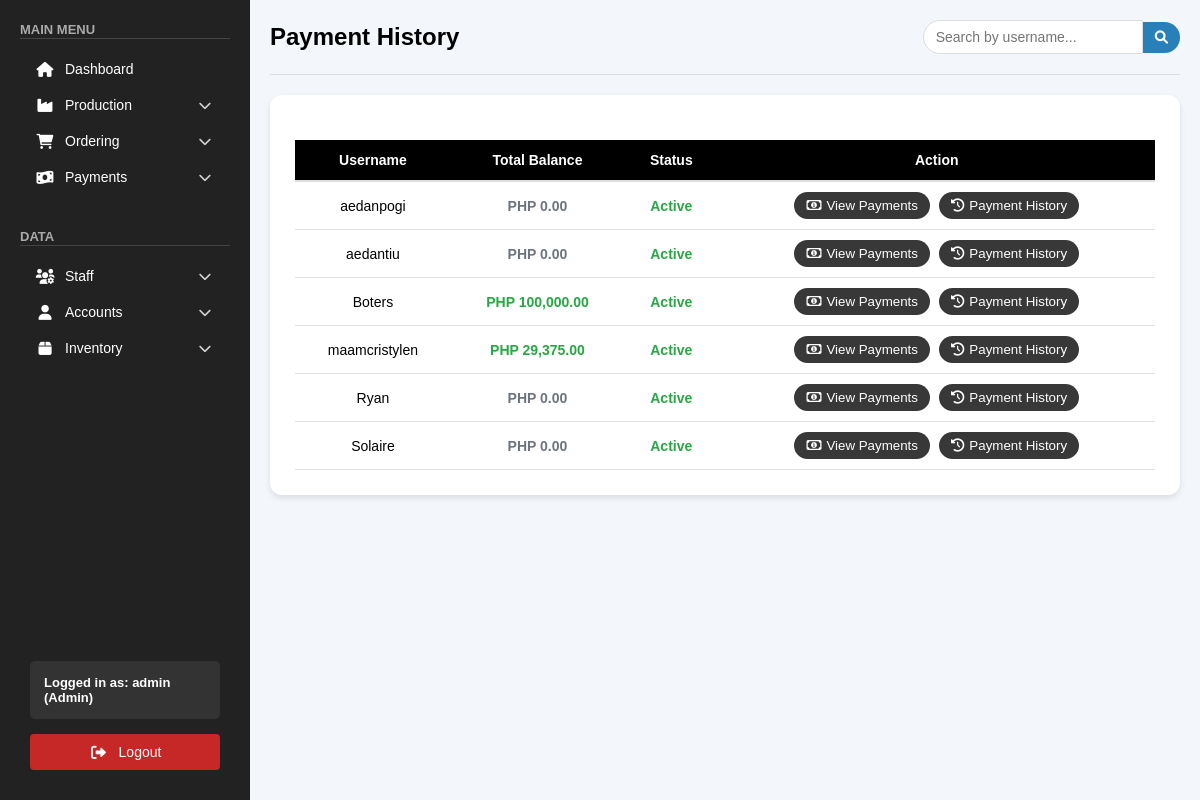
The app's page /public/pages/payment_history.php (signed in), older data.
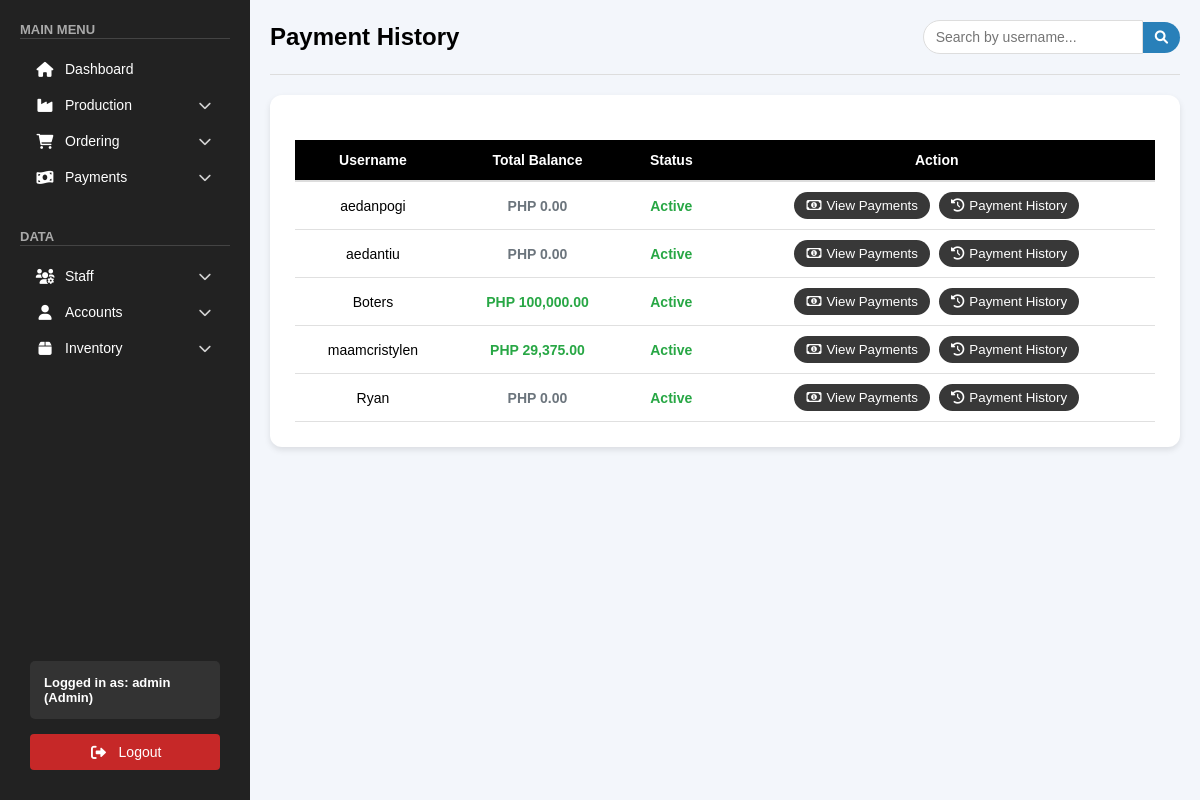
The same page, newer data.
### tables this page shows
CREATE TABLE `clients_accounts` (
  `id` int(11) NOT NULL,
  `username` varchar(255) NOT NULL,
  `password` varchar(255) NOT NULL,
  `email` varchar(255) NOT NULL,
  `phone` varchar(50) DEFAULT NULL,
  `region` varchar(100) DEFAULT NULL,
  `city` varchar(100) DEFAULT NULL,
  `company` varchar(255) DEFAULT NULL,
  `company_address` varchar(255) DEFAULT NULL,
  `bill_to` varchar(255) DEFAULT NULL,
  `bill_to_attn` varchar(255) DEFAULT NULL,
  `ship_to` varchar(255) DEFAULT NULL,
  `ship_to_attn` varchar(255) DEFAULT NULL,
  `business_proof` text DEFAULT NULL,
  `status` varchar(50) DEFAULT 'Active',
  `balance` decimal(10,2) DEFAULT 0.00,
  `created_at` timestamp NOT NULL DEFAULT current_timestamp(),
  `client_session_id` varchar(255) DEFAULT NULL,
  `client_last_login` timestamp NULL DEFAULT NULL,
  `verification_code` varchar(6) DEFAULT NULL,
  `code_expires_at` datetime DEFAULT NULL
);

### public/pages/payment_history.php (the view, shortened to what this page needs)
<?php
include "../../backend/db_connection.php";
$sql = "SELECT username, status, balance FROM clients_accounts WHERE status IN ('Active', 'Inactive') ORDER BY username";
$result = $conn->query($sql);
$users = [];
if ($result && $result->num_rows > 0) {
    while ($row = $result->fetch_assoc()) {
        $users[] = $row;
    }
}
?>
<!DOCTYPE html>
<html lang="en">
<head>
    <link rel="stylesheet" href="/css/orders.css">
    <link rel="stylesheet" href="/css/sidebar.css">
    <link rel="stylesheet" href="/css/payment_history.css">
    <link rel="stylesheet" href="https://cdnjs.cloudflare.com/ajax/libs/font-awesome/6.0.0/css/all.min.css">
</head>
<body>
    <?php include '../sidebar.php'; ?>
    <div class="main-content">
        <div class="orders-header">
            <h1>Payment History</h1>
            <div class="search-container">
                <input type="text" id="searchInput" placeholder="Search by username...">
                <button class="search-btn"><i class="fas fa-search"></i></button>
            </div>
        </div>
        <div class="orders-table-container">
            <table class="orders-table">
                <thead>
                    <tr>
                        <th>Username</th>
                        <th>Total Balance</th>
                        <th>Status</th>
                        <th>Action</th>
                    </tr>
                </thead>
                <tbody>
                    <?php foreach ($users as $user): ?>
                        <tr>
                            <td><?= htmlspecialchars($user['username']) ?></td>
                            <td>
                                <?php
                                    $balanceClass = 'total-balance-zero';
                                    if ($user['balance'] > 0) {
                                        $balanceClass = 'total-balance-positive';
                                    } elseif ($user['balance'] < 0) {
                                        $balanceClass = 'total-balance-negative';
                                    }
                                ?>
                                <span class="<?= $balanceClass ?>">
                                    PHP <?= number_format($user['balance'], 2) ?>
                                </span>
                            </td>
                            <td>
                                <span class="status-<?= strtolower($user['status']) ?>">
                                    <?= htmlspecialchars($user['status']) ?>
                                </span>
                            </td>
                            <td>
                                <div class="action-buttons">
                                    <button class="view-button" onclick="viewPaymentHistory('<?= htmlspecialchars($user['username']) ?>', <?= $user['balance'] ?>)">
                                        <i class="far fa-money-bill-alt"></i>View Payments
                                    </button>
                                    <button class="view-button" onclick="viewPaymentHistoryOnly('<?= htmlspecialchars($user['username']) ?>')">
                                        <i class="fas fa-history"></i>Payment History
                                    </button>
                                </div>
                            </td>
                        </tr>
                    <?php endforeach; ?>
                </tbody>
            </table>
        </div>
    </div>
</body>
</html>

Row changes from the older to the newer data that the page shows:
no longer on this page (row edited): clients_accounts: username "Solaire", balance "0.00", status "Active"
